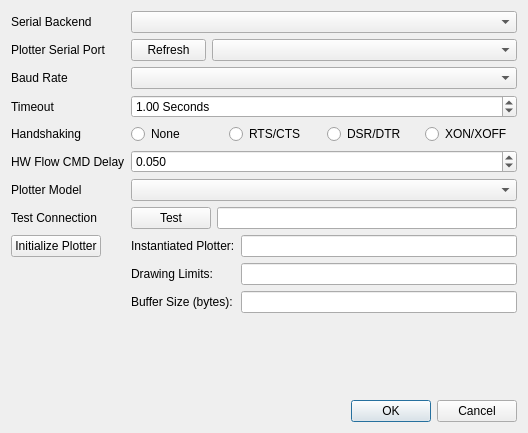
<?xml version="1.0" encoding="UTF-8"?>
<ui version="4.0">
 <class>Dialog</class>
 <widget class="QDialog" name="Dialog">
  <property name="geometry">
   <rect>
    <x>0</x>
    <y>0</y>
    <width>528</width>
    <height>433</height>
   </rect>
  </property>
  <property name="windowTitle">
   <string>Plotter Configuration</string>
  </property>
  <layout class="QVBoxLayout" name="verticalLayout">
   <item>
    <layout class="QFormLayout" name="formLayout">
     <item row="0" column="0">
      <widget class="QLabel" name="label_serialBackend">
       <property name="text">
        <string>Serial Backend</string>
       </property>
      </widget>
     </item>
     <item row="0" column="1">
      <widget class="QComboBox" name="combo_serialBackend"/>
     </item>
     <item row="1" column="0">
      <widget class="QLabel" name="label_serialPort">
       <property name="text">
        <string>Plotter Serial Port</string>
       </property>
      </widget>
     </item>
     <item row="1" column="1">
      <layout class="QHBoxLayout" name="horizontalLayout_3">
       <item>
        <widget class="QPushButton" name="button_serialPortRefresh">
         <property name="maximumSize">
          <size>
           <width>75</width>
           <height>16777215</height>
          </size>
         </property>
         <property name="text">
          <string>Refresh</string>
         </property>
        </widget>
       </item>
       <item>
        <widget class="QComboBox" name="combo_serialPort"/>
       </item>
      </layout>
     </item>
     <item row="2" column="0">
      <widget class="QLabel" name="label_baudRate">
       <property name="text">
        <string>Baud Rate</string>
       </property>
      </widget>
     </item>
     <item row="2" column="1">
      <widget class="QComboBox" name="combo_baud"/>
     </item>
     <item row="3" column="0">
      <widget class="QLabel" name="label_timeout">
       <property name="text">
        <string>Timeout</string>
       </property>
      </widget>
     </item>
     <item row="3" column="1">
      <widget class="QDoubleSpinBox" name="doubleSpin_timeout">
       <property name="suffix">
        <string> Seconds</string>
       </property>
       <property name="maximum">
        <double>60.000000000000000</double>
       </property>
       <property name="singleStep">
        <double>0.100000000000000</double>
       </property>
       <property name="value">
        <double>1.000000000000000</double>
       </property>
      </widget>
     </item>
     <item row="4" column="0">
      <widget class="QLabel" name="label_handshaking">
       <property name="text">
        <string>Handshaking</string>
       </property>
      </widget>
     </item>
     <item row="4" column="1">
      <layout class="QHBoxLayout" name="horizontalLayout_2">
       <item>
        <widget class="QRadioButton" name="radio_none">
         <property name="text">
          <string>None</string>
         </property>
        </widget>
       </item>
       <item>
        <widget class="QRadioButton" name="radio_rtscts">
         <property name="text">
          <string>RTS/CTS</string>
         </property>
        </widget>
       </item>
       <item>
        <widget class="QRadioButton" name="radio_dsrdtr">
         <property name="text">
          <string>DSR/DTR</string>
         </property>
        </widget>
       </item>
       <item>
        <widget class="QRadioButton" name="radio_xonxoff">
         <property name="text">
          <string>XON/XOFF</string>
         </property>
        </widget>
       </item>
      </layout>
     </item>
     <item row="5" column="0">
      <widget class="QLabel" name="label_flowDelay">
       <property name="text">
        <string>HW Flow CMD Delay</string>
       </property>
      </widget>
     </item>
     <item row="5" column="1">
      <widget class="QDoubleSpinBox" name="doubleSpin_flowDelay">
       <property name="decimals">
        <number>3</number>
       </property>
       <property name="minimum">
        <double>0.001000000000000</double>
       </property>
       <property name="maximum">
        <double>1.000000000000000</double>
       </property>
       <property name="singleStep">
        <double>0.001000000000000</double>
       </property>
       <property name="value">
        <double>0.050000000000000</double>
       </property>
      </widget>
     </item>
     <item row="6" column="0">
      <widget class="QLabel" name="label_model">
       <property name="text">
        <string>Plotter Model</string>
       </property>
      </widget>
     </item>
     <item row="6" column="1">
      <widget class="QComboBox" name="combo_model"/>
     </item>
     <item row="7" column="0">
      <widget class="QLabel" name="label_testConnect">
       <property name="text">
        <string>Test Connection</string>
       </property>
      </widget>
     </item>
     <item row="7" column="1">
      <layout class="QHBoxLayout" name="horizontalLayout">
       <item>
        <widget class="QPushButton" name="button_testConnect">
         <property name="text">
          <string>Test</string>
         </property>
        </widget>
       </item>
       <item>
        <widget class="QLineEdit" name="text_testConnect">
         <property name="readOnly">
          <bool>true</bool>
         </property>
        </widget>
       </item>
      </layout>
     </item>
     <item row="8" column="0">
      <widget class="QPushButton" name="button_initialize">
       <property name="text">
        <string>Initialize Plotter</string>
       </property>
      </widget>
     </item>
     <item row="8" column="1">
      <layout class="QVBoxLayout" name="verticalLayout_2">
       <item>
        <layout class="QFormLayout" name="formLayout_2">
         <item row="0" column="0">
          <widget class="QLabel" name="label_instantiatedPlotter">
           <property name="text">
            <string>Instantiated Plotter:</string>
           </property>
          </widget>
         </item>
         <item row="1" column="0">
          <widget class="QLabel" name="label_drawingLimits">
           <property name="text">
            <string>Drawing Limits:</string>
           </property>
          </widget>
         </item>
         <item row="2" column="0">
          <widget class="QLabel" name="label_bufferSize">
           <property name="text">
            <string>Buffer Size (bytes):</string>
           </property>
          </widget>
         </item>
         <item row="0" column="1">
          <widget class="QLineEdit" name="text_instantiatedPlotter"/>
         </item>
         <item row="1" column="1">
          <widget class="QLineEdit" name="text_drawingLimits"/>
         </item>
         <item row="2" column="1">
          <widget class="QLineEdit" name="text_bufferSize"/>
         </item>
        </layout>
       </item>
      </layout>
     </item>
    </layout>
   </item>
   <item>
    <widget class="QDialogButtonBox" name="buttonBox">
     <property name="orientation">
      <enum>Qt::Horizontal</enum>
     </property>
     <property name="standardButtons">
      <set>QDialogButtonBox::Cancel|QDialogButtonBox::Ok</set>
     </property>
    </widget>
   </item>
  </layout>
 </widget>
 <resources/>
 <connections>
  <connection>
   <sender>buttonBox</sender>
   <signal>rejected()</signal>
   <receiver>Dialog</receiver>
   <slot>reject()</slot>
   <hints>
    <hint type="sourcelabel">
     <x>316</x>
     <y>260</y>
    </hint>
    <hint type="destinationlabel">
     <x>286</x>
     <y>274</y>
    </hint>
   </hints>
  </connection>
  <connection>
   <sender>buttonBox</sender>
   <signal>accepted()</signal>
   <receiver>Dialog</receiver>
   <slot>accept()</slot>
   <hints>
    <hint type="sourcelabel">
     <x>248</x>
     <y>254</y>
    </hint>
    <hint type="destinationlabel">
     <x>157</x>
     <y>274</y>
    </hint>
   </hints>
  </connection>
 </connections>
</ui>
